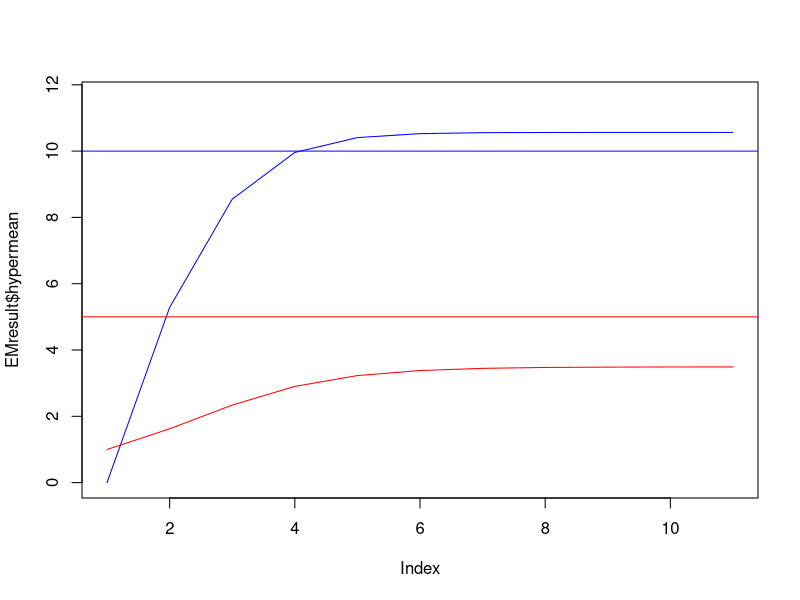

Source code (R):
EMsample <- function(i,mean,var){ #This is used to generate the really sample
  theta = 1:i
  y = 1:i
  sigma = 1
  for(j in 1:i){
    theta[j] = rnorm(1,mean,sqrt(var))
    y[j] = rnorm(1,theta[j],sigma)
  }
  return(data.frame(y,theta))
}

EMalgo <- function(times,mean0,var0,data){
  hypermean = 1:(times+1)
  hypervar = 1:(times+1)
  hypermean[1] = mean0
  hypervar[1] = var0
  for(i in 1:times){
    thetaexpect = (hypermean[i] + hypervar[i]*t(data$y))/(1 + hypervar[i]) #This calculate the Expectation of Thetai
    thetasquareexpect = thetaexpect^2 + hypervar[i]/(1+hypervar[i]) #This calculate the Expectation of Thetai square

    hypermean[i+1] = mean(thetaexpect) #This formula comes from maximizing the Expectation of log likelihood function f(x;theta) conditional on x since we do not know the true value of thetai, we can only approximate it from conditional expectation
    hypervar[i+1] = mean(thetasquareexpect) - hypermean[i+1]^2
  }
  return(round(data.frame(hypermean,hypervar),3))
}

{
  size = 50
  realhypermean = 10
  realhypervar = 5

  sample = EMsample(size,realhypermean,realhypervar)
  
  initialmean = 0
  initialvar = 1
  times = 10
  EMresult = EMalgo(times,initialmean,initialvar,sample)
  plot(EMresult$hypermean,type='l',col='blue',ylim = c(0,max(EMresult)*1.1))
  lines(EMresult$hypervar,type='l',col='red')
  abline(realhypermean,0,col='blue')
  abline(realhypervar,0,col='red')
  summary(EMresult)
}


